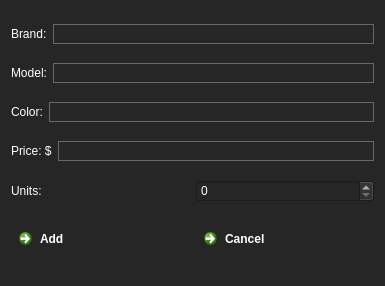
<?xml version="1.0" encoding="UTF-8"?>
<ui version="4.0">
 <class>NewFrames</class>
 <widget class="QDialog" name="NewFrames">
  <property name="geometry">
   <rect>
    <x>0</x>
    <y>0</y>
    <width>385</width>
    <height>286</height>
   </rect>
  </property>
  <property name="minimumSize">
   <size>
    <width>385</width>
    <height>286</height>
   </size>
  </property>
  <property name="maximumSize">
   <size>
    <width>385</width>
    <height>286</height>
   </size>
  </property>
  <property name="windowTitle">
   <string>AvisionR - New Frame</string>
  </property>
  <property name="styleSheet">
   <string notr="true">color:rgb(255, 255, 255);
background-color: #262626;</string>
  </property>
  <layout class="QGridLayout" name="gridLayout">
   <item row="3" column="0">
    <layout class="QHBoxLayout" name="horizontalLayout_4">
     <item>
      <widget class="QLabel" name="label_11">
       <property name="text">
        <string>Price: $</string>
       </property>
      </widget>
     </item>
     <item>
      <widget class="QLineEdit" name="lineEdit_Price">
       <property name="minimumSize">
        <size>
         <width>271</width>
         <height>20</height>
        </size>
       </property>
       <property name="styleSheet">
        <string notr="true">border: 1px solid #686868;</string>
       </property>
       <property name="text">
        <string/>
       </property>
       <property name="maxLength">
        <number>999</number>
       </property>
      </widget>
     </item>
    </layout>
   </item>
   <item row="5" column="0">
    <layout class="QHBoxLayout" name="horizontalLayout_6">
     <item>
      <widget class="QCommandLinkButton" name="commandLinkButton_add">
       <property name="text">
        <string>Add</string>
       </property>
      </widget>
     </item>
     <item>
      <widget class="QCommandLinkButton" name="commandLinkButton_cancel">
       <property name="maximumSize">
        <size>
         <width>179</width>
         <height>40</height>
        </size>
       </property>
       <property name="text">
        <string>Cancel</string>
       </property>
      </widget>
     </item>
    </layout>
   </item>
   <item row="4" column="0">
    <layout class="QHBoxLayout" name="horizontalLayout_5">
     <item>
      <widget class="QLabel" name="label">
       <property name="text">
        <string>Units:</string>
       </property>
      </widget>
     </item>
     <item>
      <widget class="QSpinBox" name="spinBox_units"/>
     </item>
    </layout>
   </item>
   <item row="0" column="0">
    <layout class="QHBoxLayout" name="horizontalLayout">
     <item>
      <widget class="QLabel" name="label_8">
       <property name="text">
        <string>Brand:</string>
       </property>
      </widget>
     </item>
     <item>
      <widget class="QLineEdit" name="lineEdit_Brand">
       <property name="minimumSize">
        <size>
         <width>271</width>
         <height>20</height>
        </size>
       </property>
       <property name="styleSheet">
        <string notr="true">border: 1px solid #686868;</string>
       </property>
       <property name="text">
        <string/>
       </property>
       <property name="maxLength">
        <number>999</number>
       </property>
      </widget>
     </item>
    </layout>
   </item>
   <item row="1" column="0">
    <layout class="QHBoxLayout" name="horizontalLayout_2">
     <item>
      <widget class="QLabel" name="label_9">
       <property name="text">
        <string>Model:</string>
       </property>
      </widget>
     </item>
     <item>
      <widget class="QLineEdit" name="lineEdit_Model">
       <property name="minimumSize">
        <size>
         <width>271</width>
         <height>20</height>
        </size>
       </property>
       <property name="styleSheet">
        <string notr="true">border: 1px solid #686868;</string>
       </property>
       <property name="text">
        <string/>
       </property>
       <property name="maxLength">
        <number>999</number>
       </property>
      </widget>
     </item>
    </layout>
   </item>
   <item row="2" column="0">
    <layout class="QHBoxLayout" name="horizontalLayout_3">
     <item>
      <widget class="QLabel" name="label_10">
       <property name="text">
        <string>Color:</string>
       </property>
      </widget>
     </item>
     <item>
      <widget class="QLineEdit" name="lineEdit_Color">
       <property name="minimumSize">
        <size>
         <width>271</width>
         <height>20</height>
        </size>
       </property>
       <property name="styleSheet">
        <string notr="true">border: 1px solid #686868;</string>
       </property>
       <property name="text">
        <string/>
       </property>
       <property name="maxLength">
        <number>999</number>
       </property>
      </widget>
     </item>
    </layout>
   </item>
  </layout>
 </widget>
 <tabstops>
  <tabstop>lineEdit_Brand</tabstop>
  <tabstop>lineEdit_Model</tabstop>
  <tabstop>lineEdit_Color</tabstop>
  <tabstop>lineEdit_Price</tabstop>
  <tabstop>spinBox_units</tabstop>
  <tabstop>commandLinkButton_add</tabstop>
  <tabstop>commandLinkButton_cancel</tabstop>
 </tabstops>
 <resources/>
 <connections/>
</ui>
